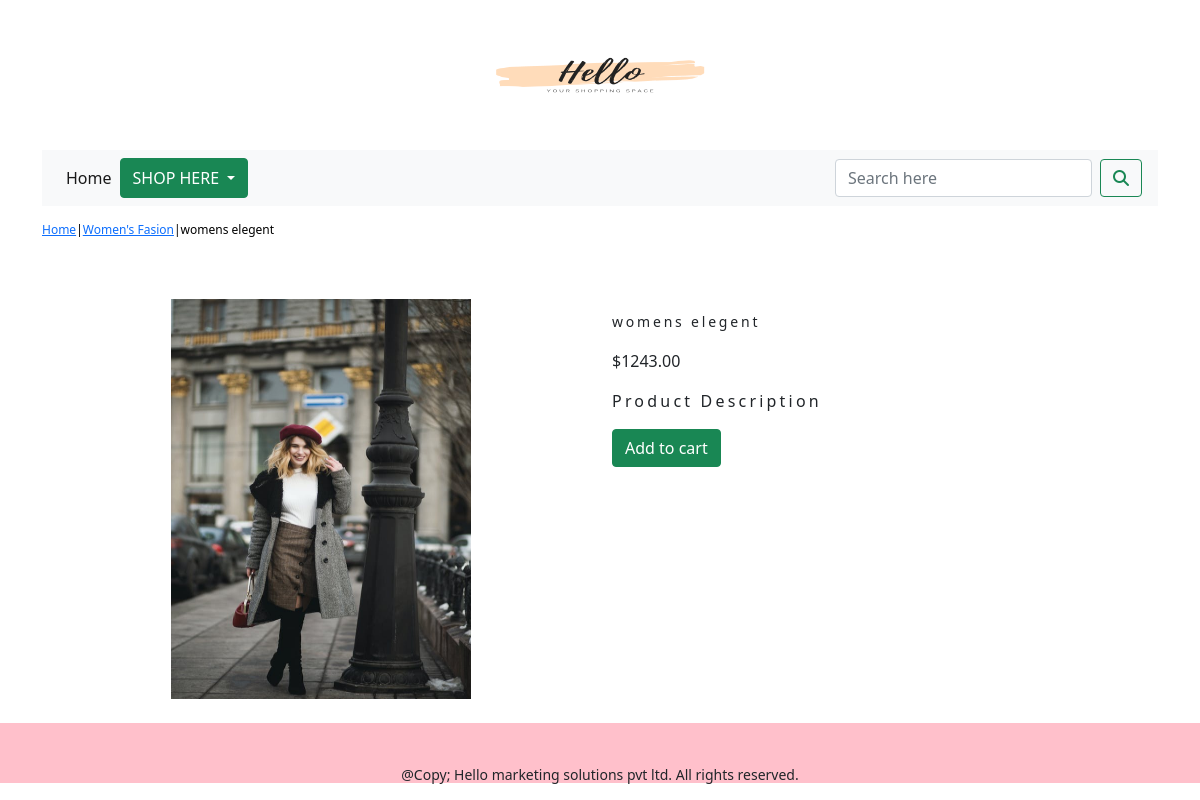
Page /shop/womens-fasion/womens-elegent/ on the committed database.
### shop/models.py (models this page shows, shortened)
class Product(models.Model):
    name=models.CharField(max_length=250,unique=True)
    slug=models.SlugField(max_length=250,unique=True)
    description=models.TextField(blank=True)
    category=models.ForeignKey(Category,on_delete=models.CASCADE)
    price=models.DecimalField(max_digits=10,decimal_places=2)
    image=models.ImageField(upload_to='product',blank=True)
    stock=models.IntegerField()
    available=models.BooleanField(default=True)
    created=models.DateTimeField(auto_now_add=True)
    updated=models.DateTimeField(auto_now=True)
    class Meta:
        ordering = ('name',)
        verbose_name = 'product'
        verbose_name_plural = 'products'

class Category(models.Model):
    name=models.CharField(max_length=250,unique=True)
    slug=models.SlugField(max_length=250, unique=True)
    description=models.TextField(blank=True)
    image=models.ImageField(upload_to='category',blank=True)
    class Meta:
        ordering=('name',)
        verbose_name= 'category'
        verbose_name_plural= 'categories'
    def get_url(self):
        return reverse('shop:product_by_category',args=[self.slug])
    def __str__(self):
        return self.name

### shop/views.py (the view)
# urls.py: path('<slug:c_slug>/<slug:product_slug>/',views.proDetail, name='proCatdetail'),
def proDetail(request, c_slug, product_slug):
    try:
        product = Product.objects.get(category__slug=c_slug,slug=product_slug)
    except Exception as e:
        raise e
    return render(request,'product.html',{'product':product})

### cart/context_processors.py (called while the page is built)
def counter(request):
    item_count=0
    if 'admin' in request.path:
        return {}
    else:
        try:
            cart = Cart.objects.filter(cart_id = _cart_id (request))
            cart_items= CartItem.objects.all().filter(cart=cart[:1])
            for cart_item in cart_items:
                item_count += cart_item.quantity
        except Cart.DoesNotExist:
            item_count = 0
    return dict(item_count=item_count)

### cart/views.py (called while the page is built)
def _cart_id(request):
    cart=request.session.session_key
    if not cart:
        cart=request.session.create()
    return cart

### shop/context_processors.py (called while the page is built)
def menu_links(request):
    links=Category.objects.all()
    return dict(links=links)

### templates/product.html (shortened to what this page needs)
{% extends 'base.html' %}
{% load static %}
{% block content %}
<div class="row my_prod_row_class">
  <div class="mx_auto">
    <p>
      <a href="{% url 'shop:allProdCat' %}">Home</a>|<a href ="{{product.category.get_url}}">{{product.category}}</a>|{{product.name}}
    </p>
  </div>
</div>
<div class="container">
<br>
<div class="row">
    <div class=" col-12 col-sm-12 col-md-12 col-lg-6 text-center">
        <div style="min-width:18rem">
            <img src="{{product.image.url}}" height="400px" width="300 px" alt="{{product.name}}">
        </div>
    </div>
        <div class="col-12 col-sm-12 col-md-12 col-lg-6">
            <div>
            <h1 class="my_prod_title">{{product.name}}</h1>
            <p>${{product.price}}</p>
            <p class="my_title">Product Description</p>
            {% if product.stock <= 0 %}
            <p  class="text-justify my_prod_text">Out of Stock</p>
            {% else %}
            <a class="btn btn-success" href="{% url 'cart:add_cart' product.id %}">Add to cart</a>
            {% endif %}
        </div>
    </div>
    </div>
</div>
 <br>
{% endblock %}

### static/css/custom.css (style rules this page uses)
.my_title { font-size:16px; text_transform:uppercase;letter-spacing:.2em; }
.my_prod_row_class { padding-top:15px;padding-bottom:20px; }
.my_prod_row_class .mx_auto { color:#000; font-size:12px; text-decoration:none }
.my_prod_title { font-size:14px;text_transform:uppercase;letter-spacing:.2em;padding-top:15px;padding-bottom:10px; }

### rows in the picture
Product: category "Women's Fasion", name "womens elegent", image (picture), price "1243.00"
